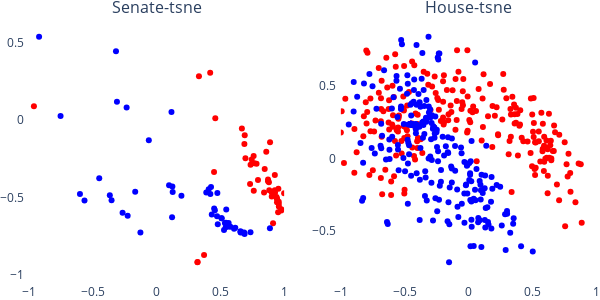
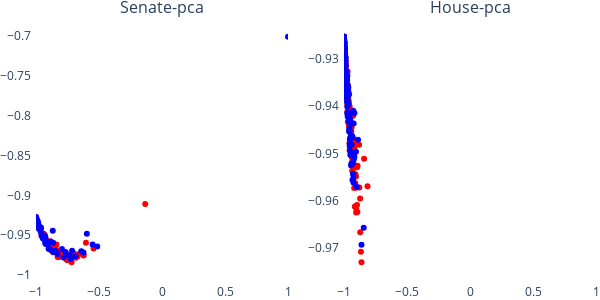
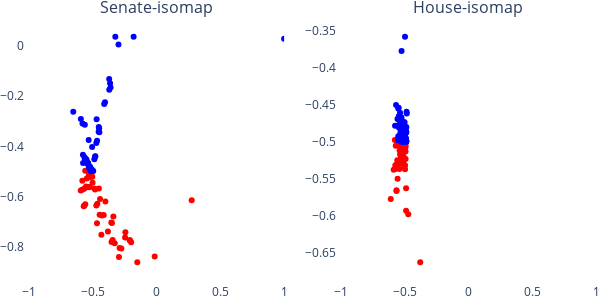

The cell these charts' notebook holds for them, in order:
### Markdown cell above
## Donor ideology predictions in two dimensions

### Code cell
# df = pd.DataFrame(data)

# senate = df[df["chamber"] == "Senate"]
# senate_democrats = senate[senate["marker_color"] == "red"]
# senate_republicans = senate[senate["marker_color"] == "blue"]
# house = df[df["chamber"] == "House"]
# house_democrats = house[house["marker_color"] == "red"]
# house_republicans = house[house["marker_color"] == "blue"]


marker_size = 10

for dimension_key_0, dimension_key_1 in [
    ("tsne-2-0", "tsne-2-1"),
    ("pca-2-0", "pca-2-1"),
    ("isomap-2-0", "isomap-2-1"),
]:
    fig = make_subplots(
        rows=1,
        cols=2,
        shared_xaxes=True,
        # vertical_spacing=0.9,
        subplot_titles=(
            f"Senate-{dimension_key_0.split('-')[0]}",
            f"House-{dimension_key_0.split('-')[0]}",
        ),
    )

    fig.add_trace(
        go.Scatter(
            x=senate_democrats[dimension_key_0],
            y=senate_democrats[dimension_key_1],
            mode="markers",
            marker_color=senate_democrats["marker_color"],
            name="Democrats",
        ),
        row=1,
        col=1,
    )

    fig.add_trace(
        go.Scatter(
            x=senate_republicans[dimension_key_0],
            y=senate_republicans[dimension_key_1],
            mode="markers",
            marker_color=senate_republicans["marker_color"],
            name="Republicans",
        ),
        row=1,
        col=1,
    )

    fig.add_trace(
        go.Scatter(
            x=house_democrats[dimension_key_0],
            y=house_democrats[dimension_key_1],
            mode="markers",
            marker_color=house_democrats["marker_color"],
            name="Democrats",
        ),
        row=1,
        col=2,
    )

    fig.add_trace(
        go.Scatter(
            x=house_republicans[dimension_key_0],
            y=house_republicans[dimension_key_1],
            mode="markers",
            marker_color=house_republicans["marker_color"],
            name="Republicans",
        ),
        row=1,
        col=2,
    )

    fig.update_xaxes(range=[-1, 1])
    fig.update_layout(
        showlegend=False,
        paper_bgcolor="rgba(0,0,0,0)",
        plot_bgcolor="rgba(0,0,0,0)",
        autosize=False,
        width=600,
        height=300,
        margin=dict(l=0, r=0, b=0, t=20, pad=4),
    )

    if dimension_key_0 == "tsne-2-0":
        fig.write_image(
            f"../paper-figures/congress-embedding-{'-'.join(dimension_key_0.split('-')[:-1])}.png"
        )

    fig.show()
# save to png file
# fig.write_image("../paper-figures/congress-embedding_2.png")

### Figure 1 — Plotly figure (JSON) as saved in the notebook; plotly's stock layout.template omitted (floating-point values rounded to 4 significant figures; data arrays with more than 128 entries replaced by an {"elided": "..."} marker saying what was removed)
{"data": [{"marker": {"color": ["red", "red", "red", "red", "red", "red", "red", "red", "red", "red", "red", "red", "red", "red", "red", "red", "red", "red", "red", "red", "red", "red", "red", "red", "red", "red", "red", "red", "red", "red", "red", "red", "red", "red", "red", "red", "red", "red", "red", "red", "red", "red", "red", "red", "red", "red", "red", "red", "red"]}, "mode": "markers", "name": "Democrats", "type": "scatter", "x": [0.6687, 0.3722, 0.7609, -0.9615, 0.9584, 0.945, 0.7672, 0.8894, 0.8599, 0.7329, 0.7369, 0.3219, 0.32, 0.691, 0.4202, 0.9149, 0.9265, 0.7618, 0.7454, 0.8832, 1, 0.8737, 0.9579, 0.9284, 0.6884, 0.9413, 0.3321, 0.8735, 0.9577, 0.7836, 0.8425, 0.8475, 0.6966, 0.4602, 0.913, 0.9527, 0.9545, 0.9027, 0.8806, 0.9119, 0.7949, 0.9105, 0.9023, 0.944, 0.9403, 0.9774, 0.9779, 0.4506, 0.927], "xaxis": "x", "y": [-0.05511, -0.8727, -0.2324, 0.09015, -0.5595, -0.512, -0.2801, -0.1439, -0.2057, -0.413, -0.2899, -0.9189, -0.9206, -0.09853, 0.3058, -0.4729, -0.4543, -0.4572, -0.2552, -0.4549, -0.473, -0.3967, -0.543, -0.4697, -0.1546, -0.5037, 0.283, -0.384, -0.5291, -0.2832, -0.4694, -0.316, -0.2464, 0.01174, -0.6681, -0.5968, -0.4448, -0.4941, -0.4024, -0.4673, -0.3872, -0.4688, -0.4672, -0.5318, -0.4987, -0.5849, -0.5773, -0.3368, -0.3555], "yaxis": "y"}, {"marker": {"color": ["blue", "blue", "blue", "blue", "blue", "blue", "blue", "blue", "blue", "blue", "blue", "blue", "blue", "blue", "blue", "blue", "blue", "blue", "blue", "blue", "blue", "blue", "blue", "blue", "blue", "blue", "blue", "blue", "blue", "blue", "blue", "blue", "blue", "blue", "blue", "blue", "blue", "blue", "blue", "blue", "blue", "blue", "blue", "blue", "blue", "blue", "blue", "blue", "blue", "blue", "blue"]}, "mode": "markers", "name": "Republicans", "type": "scatter", "x": [-0.4494, 0.5461, 0.4741, 0.5487, 0.1168, 0.5623, 0.6897, -0.3183, 0.1262, 0.4765, 0.4269, 0.4327, -0.3106, 0.5649, 0.5437, -0.6005, -0.565, 0.7361, 0.1215, 0.4568, 0.1239, 0.6169, 0.4086, -0.9209, 0.6076, -0.2348, 0.5092, -0.1675, 0.4514, 0.5786, 0.5097, -0.2664, -0.2266, 0.6867, -0.3529, -0.3665, 0.6664, 0.5355, 0.542, 0.6572, 0.3896, 0.09803, -0.7525, 0.6582, 0.5287, 0.1948, 0.8884, -0.1266, 0.4797, -0.0608, 0.4216], "xaxis": "x", "y": [-0.3758, -0.5792, -0.6231, -0.6844, 0.05216, -0.6896, -0.7375, 0.4458, -0.4655, -0.472, -0.4336, -0.6109, 0.1181, -0.6659, -0.6646, -0.4786, -0.5201, -0.7262, -0.6288, -0.5837, -0.4293, -0.6971, -0.4484, 0.5397, -0.7038, 0.08108, -0.636, -0.4639, -0.5723, -0.6901, -0.6347, -0.5992, -0.6191, -0.7276, -0.5182, -0.4867, -0.7257, -0.6663, -0.6931, -0.7193, -0.4688, -0.422, 0.0267, -0.727, -0.7114, -0.4904, -0.7002, -0.7281, -0.6737, -0.1307, -0.4786], "yaxis": "y"}, {"marker": {"color": {"elided": "231 str values"}}, "mode": "markers", "name": "Democrats", "type": "scatter", "x": {"elided": "231 float values"}, "xaxis": "x2", "y": {"elided": "231 float values"}, "yaxis": "y2"}, {"marker": {"color": {"elided": "223 str values"}}, "mode": "markers", "name": "Republicans", "type": "scatter", "x": {"elided": "223 float values"}, "xaxis": "x2", "y": {"elided": "223 float values"}, "yaxis": "y2"}], "layout": {"annotations": [{"font": {"size": 16}, "showarrow": false, "text": "Senate-tsne", "x": 0.225, "xanchor": "center", "xref": "paper", "y": 1, "yanchor": "bottom", "yref": "paper"}, {"font": {"size": 16}, "showarrow": false, "text": "House-tsne", "x": 0.775, "xanchor": "center", "xref": "paper", "y": 1, "yanchor": "bottom", "yref": "paper"}], "autosize": false, "height": 300, "margin": {"b": 0, "l": 0, "pad": 4, "r": 0, "t": 20}, "paper_bgcolor": "rgba(0,0,0,0)", "plot_bgcolor": "rgba(0,0,0,0)", "showlegend": false, "width": 600, "xaxis": {"anchor": "y", "domain": [0, 0.45], "range": [-1, 1]}, "xaxis2": {"anchor": "y2", "domain": [0.55, 1], "range": [-1, 1]}, "yaxis": {"anchor": "x", "domain": [0, 1]}, "yaxis2": {"anchor": "x2", "domain": [0, 1]}}}

### Figure 2 — Plotly figure (JSON) as saved in the notebook; plotly's stock layout.template omitted (floating-point values rounded to 4 significant figures; data arrays with more than 128 entries replaced by an {"elided": "..."} marker saying what was removed)
{"data": [{"marker": {"color": ["red", "red", "red", "red", "red", "red", "red", "red", "red", "red", "red", "red", "red", "red", "red", "red", "red", "red", "red", "red", "red", "red", "red", "red", "red", "red", "red", "red", "red", "red", "red", "red", "red", "red", "red", "red", "red", "red", "red", "red", "red", "red", "red", "red", "red", "red", "red", "red", "red"]}, "mode": "markers", "name": "Democrats", "type": "scatter", "x": [-0.8848, -0.9146, -0.8374, -0.9784, -0.6225, -0.7095, -0.9536, -0.8333, -0.8541, -0.8561, -0.887, -0.9195, -0.915, -0.9022, -0.9379, -0.7324, -0.8195, -0.8043, -0.8501, -0.764, -0.6036, -0.8632, -0.6851, -0.7478, -0.982, -0.7513, -0.9799, -0.8939, -0.7179, -0.957, -0.7114, -0.8208, -0.8886, -0.9694, -0.1329, -0.543, -0.6979, -0.7614, -0.8769, -0.7012, -0.8593, -0.8281, -0.8219, -0.6577, -0.7284, -0.6219, -0.6723, -0.867, -0.7635], "xaxis": "x", "y": [-0.9578, -0.9567, -0.9616, -0.9367, -0.974, -0.9778, -0.9495, -0.9689, -0.9686, -0.9711, -0.9646, -0.9558, -0.9566, -0.9608, -0.948, -0.9773, -0.9771, -0.9719, -0.966, -0.977, -0.9595, -0.9713, -0.9783, -0.977, -0.9389, -0.9814, -0.9387, -0.9673, -0.9839, -0.9503, -0.9732, -0.9701, -0.9651, -0.9419, -0.9109, -0.9665, -0.9727, -0.9797, -0.9693, -0.9734, -0.9706, -0.9773, -0.9769, -0.9735, -0.9773, -0.9755, -0.9768, -0.9593, -0.9718], "yaxis": "y"}, {"marker": {"color": ["blue", "blue", "blue", "blue", "blue", "blue", "blue", "blue", "blue", "blue", "blue", "blue", "blue", "blue", "blue", "blue", "blue", "blue", "blue", "blue", "blue", "blue", "blue", "blue", "blue", "blue", "blue", "blue", "blue", "blue", "blue", "blue", "blue", "blue", "blue", "blue", "blue", "blue", "blue", "blue", "blue", "blue", "blue", "blue", "blue", "blue", "blue", "blue", "blue", "blue", "blue"]}, "mode": "markers", "name": "Republicans", "type": "scatter", "x": [-0.8669, -0.7661, -0.8461, -0.8545, -0.9297, -0.8632, -0.551, -0.9845, -0.9257, -0.913, -0.9758, -0.9449, -0.9983, -0.83, -0.9003, -0.9922, -0.929, -0.5141, -0.8847, -0.9202, -0.9316, -0.782, -0.9054, -0.9892, -0.7336, -0.9839, -0.922, -0.9611, -0.9533, -0.7601, -0.9268, -0.968, -0.9391, -0.6236, -0.9081, -0.9634, -0.6872, -0.886, -0.7137, -0.7244, -0.9802, -0.9369, -0.9842, -0.6407, -0.5965, -0.9328, 1, -0.8644, -0.7942, -0.9597, -0.9249], "xaxis": "x", "y": [-0.9442, -0.9711, -0.9697, -0.9702, -0.9539, -0.9711, -0.9615, -0.9341, -0.9529, -0.961, -0.9421, -0.954, -0.9271, -0.9735, -0.9669, -0.9317, -0.9504, -0.9639, -0.9577, -0.9599, -0.952, -0.978, -0.9601, -0.9308, -0.9752, -0.9343, -0.9609, -0.9462, -0.9512, -0.9747, -0.9597, -0.9395, -0.951, -0.9715, -0.9588, -0.9427, -0.9763, -0.9678, -0.9695, -0.9797, -0.9407, -0.9511, -0.9342, -0.9701, -0.948, -0.9543, -0.7007, -0.9593, -0.9673, -0.9404, -0.9581], "yaxis": "y"}, {"marker": {"color": {"elided": "231 str values"}}, "mode": "markers", "name": "Democrats", "type": "scatter", "x": {"elided": "231 float values"}, "xaxis": "x2", "y": {"elided": "231 float values"}, "yaxis": "y2"}, {"marker": {"color": {"elided": "223 str values"}}, "mode": "markers", "name": "Republicans", "type": "scatter", "x": {"elided": "223 float values"}, "xaxis": "x2", "y": {"elided": "223 float values"}, "yaxis": "y2"}], "layout": {"annotations": [{"font": {"size": 16}, "showarrow": false, "text": "Senate-pca", "x": 0.225, "xanchor": "center", "xref": "paper", "y": 1, "yanchor": "bottom", "yref": "paper"}, {"font": {"size": 16}, "showarrow": false, "text": "House-pca", "x": 0.775, "xanchor": "center", "xref": "paper", "y": 1, "yanchor": "bottom", "yref": "paper"}], "autosize": false, "height": 300, "margin": {"b": 0, "l": 0, "pad": 4, "r": 0, "t": 20}, "paper_bgcolor": "rgba(0,0,0,0)", "plot_bgcolor": "rgba(0,0,0,0)", "showlegend": false, "width": 600, "xaxis": {"anchor": "y", "domain": [0, 0.45], "range": [-1, 1]}, "xaxis2": {"anchor": "y2", "domain": [0.55, 1], "range": [-1, 1]}, "yaxis": {"anchor": "x", "domain": [0, 1]}, "yaxis2": {"anchor": "x2", "domain": [0, 1]}}}

### Figure 3 — Plotly figure (JSON) as saved in the notebook; plotly's stock layout.template omitted (floating-point values rounded to 4 significant figures; data arrays with more than 128 entries replaced by an {"elided": "..."} marker saying what was removed)
{"data": [{"marker": {"color": ["red", "red", "red", "red", "red", "red", "red", "red", "red", "red", "red", "red", "red", "red", "red", "red", "red", "red", "red", "red", "red", "red", "red", "red", "red", "red", "red", "red", "red", "red", "red", "red", "red", "red", "red", "red", "red", "red", "red", "red", "red", "red", "red", "red", "red", "red", "red", "red", "red"]}, "mode": "markers", "name": "Democrats", "type": "scatter", "x": [-0.5818, -0.5251, -0.5945, -0.5179, -0.1995, -0.2109, -0.4845, -0.5673, -0.5586, -0.5287, -0.5307, -0.524, -0.5479, -0.5534, -0.5472, -0.414, -0.3501, -0.4722, -0.5833, -0.4464, -0.2948, -0.443, -0.2469, -0.4328, -0.5018, -0.2442, -0.5038, -0.4639, -0.2089, -0.4819, -0.4281, -0.5711, -0.5678, -0.5229, 0.2753, -0.01494, -0.3282, -0.3811, -0.4012, -0.3532, -0.4524, -0.3386, -0.3546, -0.2897, -0.3444, -0.1512, -0.2761, -0.5593, -0.4672], "xaxis": "x", "y": [-0.5376, -0.5635, -0.5765, -0.4984, -0.7834, -0.7757, -0.5697, -0.6371, -0.6321, -0.5057, -0.5179, -0.5619, -0.564, -0.5611, -0.5287, -0.6741, -0.7065, -0.637, -0.5733, -0.6739, -0.8425, -0.6102, -0.7642, -0.7535, -0.5455, -0.7433, -0.5214, -0.6297, -0.7758, -0.5726, -0.6762, -0.6392, -0.5696, -0.5234, -0.6157, -0.8406, -0.787, -0.7409, -0.6205, -0.7821, -0.5683, -0.6801, -0.7042, -0.8068, -0.7739, -0.8635, -0.8083, -0.4978, -0.7074], "yaxis": "y"}, {"marker": {"color": ["blue", "blue", "blue", "blue", "blue", "blue", "blue", "blue", "blue", "blue", "blue", "blue", "blue", "blue", "blue", "blue", "blue", "blue", "blue", "blue", "blue", "blue", "blue", "blue", "blue", "blue", "blue", "blue", "blue", "blue", "blue", "blue", "blue", "blue", "blue", "blue", "blue", "blue", "blue", "blue", "blue", "blue", "blue", "blue", "blue", "blue", "blue", "blue", "blue", "blue", "blue"]}, "mode": "markers", "name": "Republicans", "type": "scatter", "x": [-0.576, -0.5806, -0.5323, -0.4698, -0.542, -0.4501, -0.3233, -0.5121, -0.5449, -0.5588, -0.521, -0.4823, -0.4962, -0.453, -0.4484, -0.5048, -0.542, -0.1799, -0.5647, -0.505, -0.5406, -0.4041, -0.5625, -0.5069, -0.371, -0.5088, -0.4666, -0.5309, -0.4798, -0.4105, -0.4724, -0.521, -0.5354, -0.2987, -0.5594, -0.527, -0.3644, -0.4543, -0.5935, -0.3607, -0.4877, -0.5377, -0.5148, -0.3715, -0.6531, -0.5403, 1, -0.5774, -0.5624, -0.5266, -0.5506], "xaxis": "x", "y": [-0.4668, -0.3093, -0.3744, -0.2922, -0.465, -0.3277, 0.03778, -0.4983, -0.4602, -0.4494, -0.4815, -0.4407, -0.4992, -0.3225, -0.3435, -0.498, -0.4701, 0.03796, -0.4433, -0.4032, -0.4664, -0.2236, -0.4509, -0.4989, -0.1737, -0.4918, -0.3775, -0.4802, -0.4401, -0.231, -0.3866, -0.4931, -0.4689, 0.00634, -0.4519, -0.49, -0.1484, -0.3422, -0.2913, -0.1647, -0.4522, -0.4666, -0.4997, -0.131, -0.2621, -0.4653, 0.03019, -0.4335, -0.3134, -0.4864, -0.4519], "yaxis": "y"}, {"marker": {"color": {"elided": "231 str values"}}, "mode": "markers", "name": "Democrats", "type": "scatter", "x": {"elided": "231 float values"}, "xaxis": "x2", "y": {"elided": "231 float values"}, "yaxis": "y2"}, {"marker": {"color": {"elided": "223 str values"}}, "mode": "markers", "name": "Republicans", "type": "scatter", "x": {"elided": "223 float values"}, "xaxis": "x2", "y": {"elided": "223 float values"}, "yaxis": "y2"}], "layout": {"annotations": [{"font": {"size": 16}, "showarrow": false, "text": "Senate-isomap", "x": 0.225, "xanchor": "center", "xref": "paper", "y": 1, "yanchor": "bottom", "yref": "paper"}, {"font": {"size": 16}, "showarrow": false, "text": "House-isomap", "x": 0.775, "xanchor": "center", "xref": "paper", "y": 1, "yanchor": "bottom", "yref": "paper"}], "autosize": false, "height": 300, "margin": {"b": 0, "l": 0, "pad": 4, "r": 0, "t": 20}, "paper_bgcolor": "rgba(0,0,0,0)", "plot_bgcolor": "rgba(0,0,0,0)", "showlegend": false, "width": 600, "xaxis": {"anchor": "y", "domain": [0, 0.45], "range": [-1, 1]}, "xaxis2": {"anchor": "y2", "domain": [0.55, 1], "range": [-1, 1]}, "yaxis": {"anchor": "x", "domain": [0, 1]}, "yaxis2": {"anchor": "x2", "domain": [0, 1]}}}
